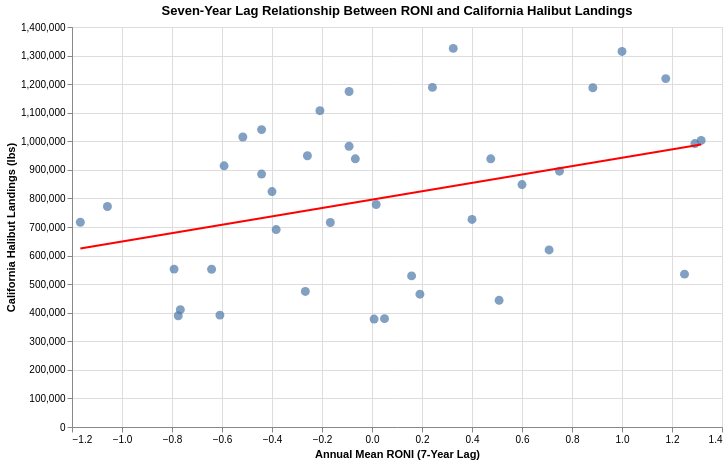

This figure's notebook cell:
### Code cell
points = alt.Chart(halibut_lag7).mark_circle(size=80).encode(
    x=alt.X(
        "RONI_lag7:Q",
        title="Annual Mean RONI (7-Year Lag)"
    ),
    y=alt.Y(
        "Pounds:Q",
        title="California Halibut Landings (lbs)"
    ),
    tooltip=[
        "Year",
        "RONI_lag7",
        "Pounds"
    ]
)

trend = (
    alt.Chart(halibut_lag7)
    .transform_regression(
        "RONI_lag7",
        "Pounds"
    )
    .mark_line(color="red")
    .encode(
        x="RONI_lag7:Q",
        y="Pounds:Q"
    )
)

(points + trend).properties(
    title="Seven-Year Lag Relationship Between RONI and California Halibut Landings",
    width=650,
    height=400
)

### Figure 1 — Vega-Lite specification as saved in the notebook (floating-point values rounded to 4 significant figures)
{"config": {"view": {"continuousWidth": 300, "continuousHeight": 300}}, "layer": [{"mark": {"type": "circle", "size": 80}, "encoding": {"tooltip": [{"field": "Year", "type": "quantitative"}, {"field": "RONI_lag7", "type": "quantitative"}, {"field": "Pounds", "type": "quantitative"}], "x": {"field": "RONI_lag7", "title": "Annual Mean RONI (7-Year Lag)", "type": "quantitative"}, "y": {"field": "Pounds", "title": "California Halibut Landings (lbs)", "type": "quantitative"}}}, {"mark": {"type": "line", "color": "red"}, "encoding": {"x": {"field": "RONI_lag7", "type": "quantitative"}, "y": {"field": "Pounds", "type": "quantitative"}}, "transform": [{"on": "RONI_lag7", "regression": "Pounds"}]}], "data": {"name": "data-e5178824186e190568aad808dc0a3c31"}, "height": 400, "title": "Seven-Year Lag Relationship Between RONI and California Halibut Landings", "width": 650, "$schema": "https://vega.github.io/schema/vega-lite/v6.4.1.json", "datasets": {"data-e5178824186e190568aad808dc0a3c31": [{"Year": 1987, "Pounds": 1189000.0, "Value": 2522000.0, "Annual_RONI": 1.25, "RONI_lag7": 0.2417}, {"Year": 1988, "Pounds": 1107000.0, "Value": 2375000.0, "Annual_RONI": -1.058, "RONI_lag7": -0.2083}, {"Year": 1989, "Pounds": 1219000.0, "Value": 2642000.0, "Annual_RONI": -0.5917, "RONI_lag7": 1.175}, {"Year": 1990, "Pounds": 938600.0, "Value": 2122000.0, "Annual_RONI": 0.325, "RONI_lag7": 0.475}, {"Year": 1991, "Pounds": 1041000.0, "Value": 2466000.0, "Annual_RONI": 0.8833, "RONI_lag7": -0.4417}, {"Year": 1992, "Pounds": 885300.0, "Value": 2067000.0, "Annual_RONI": 1.0, "RONI_lag7": -0.4417}, {"Year": 1993, "Pounds": 726600.0, "Value": 1749000.0, "Annual_RONI": 0.6, "RONI_lag7": 0.4}, {"Year": 1994, "Pounds": 535000.0, "Value": 1437000.0, "Annual_RONI": 0.75, "RONI_lag7": 1.25}, {"Year": 1995, "Pounds": 771600.0, "Value": 2110000.0, "Annual_RONI": -0.06667, "RONI_lag7": -1.058}, {"Year": 1996, "Pounds": 914200.0, "Value": 2428000.0, "Annual_RONI": -0.4, "RONI_lag7": -0.5917}, {"Year": 1997, "Pounds": 1325000.0, "Value": 3263000.0, "Annual_RONI": 1.317, "RONI_lag7": 0.325}, {"Year": 1998, "Pounds": 1188000.0, "Value": 2751000.0, "Annual_RONI": -0.2583, "RONI_lag7": 0.8833}, {"Year": 1999, "Pounds": 1315000.0, "Value": 3278000.0, "Annual_RONI": -1.167, "RONI_lag7": 1.0}, {"Year": 2000, "Pounds": 848400.0, "Value": 2446000.0, "Annual_RONI": -0.775, "RONI_lag7": 0.6}, {"Year": 2001, "Pounds": 895300.0, "Value": 2689000.0, "Annual_RONI": -0.2667, "RONI_lag7": 0.75}, {"Year": 2002, "Pounds": 938600.0, "Value": 2840000.0, "Annual_RONI": 0.7083, "RONI_lag7": -0.06667}, {"Year": 2003, "Pounds": 824000.0, "Value": 2504000.0, "Annual_RONI": 0.1583, "RONI_lag7": -0.4}, {"Year": 2004, "Pounds": 1003000.0, "Value": 3114000.0, "Annual_RONI": 0.5083, "RONI_lag7": 1.317}, {"Year": 2005, "Pounds": 949500.0, "Value": 2983000.0, "Annual_RONI": 0.008333, "RONI_lag7": -0.2583}, {"Year": 2006, "Pounds": 716700.0, "Value": 2718000.0, "Annual_RONI": 0.05, "RONI_lag7": -1.167}, {"Year": 2007, "Pounds": 389300.0, "Value": 1841000.0, "Annual_RONI": -0.6083, "RONI_lag7": -0.775}, {"Year": 2008, "Pounds": 474500.0, "Value": 2298000.0, "Annual_RONI": -0.7667, "RONI_lag7": -0.2667}, {"Year": 2009, "Pounds": 619700.0, "Value": 2582000.0, "Annual_RONI": 0.1917, "RONI_lag7": 0.7083}, {"Year": 2010, "Pounds": 528900.0, "Value": 2351000.0, "Annual_RONI": -0.6417, "RONI_lag7": 0.1583}, {"Year": 2011, "Pounds": 443300.0, "Value": 2194000.0, "Annual_RONI": -0.7917, "RONI_lag7": 0.5083}, {"Year": 2012, "Pounds": 377900.0, "Value": 1889000.0, "Annual_RONI": -0.1667, "RONI_lag7": 0.008333}, {"Year": 2013, "Pounds": 379300.0, "Value": 2002000.0, "Annual_RONI": -0.3833, "RONI_lag7": 0.05}, {"Year": 2014, "Pounds": 391600.0, "Value": 2152000.0, "Annual_RONI": 0.01667, "RONI_lag7": -0.6083}, {"Year": 2015, "Pounds": 410600.0, "Value": 2236000.0, "Annual_RONI": 1.292, "RONI_lag7": -0.7667}, {"Year": 2016, "Pounds": 464800.0, "Value": 2622000.0, "Annual_RONI": -0.09167, "RONI_lag7": 0.1917}, {"Year": 2017, "Pounds": 552200.0, "Value": 3257000.0, "Annual_RONI": -0.5167, "RONI_lag7": -0.6417}, {"Year": 2018, "Pounds": 552600.0, "Value": 3272000.0, "Annual_RONI": -0.09167, "RONI_lag7": -0.7917}, {"Year": 2019, "Pounds": 715700.0, "Value": 3908000.0, "Annual_RONI": 0.2667, "RONI_lag7": -0.1667}, {"Year": 2020, "Pounds": 691000.0, "Value": 3635000.0, "Annual_RONI": -0.7333, "RONI_lag7": -0.3833}, {"Year": 2021, "Pounds": 778900.0, "Value": 4229000.0, "Annual_RONI": -0.9, "RONI_lag7": 0.01667}, {"Year": 2022, "Pounds": 992100.0, "Value": 5467000.0, "Annual_RONI": -1.108, "RONI_lag7": 1.292}, {"Year": 2023, "Pounds": 982600.0, "Value": 5347000.0, "Annual_RONI": 0.4583, "RONI_lag7": -0.09167}, {"Year": 2024, "Pounds": 1015000.0, "Value": 5757000.0, "Annual_RONI": -0.2333, "RONI_lag7": -0.5167}, {"Year": 2025, "Pounds": 1174000.0, "Value": 6546000.0, "Annual_RONI": -0.7333, "RONI_lag7": -0.09167}]}}
